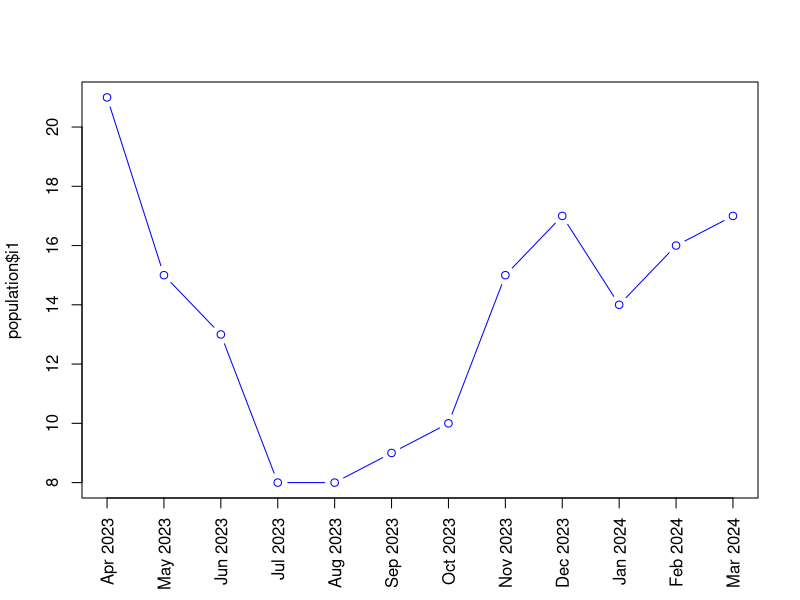
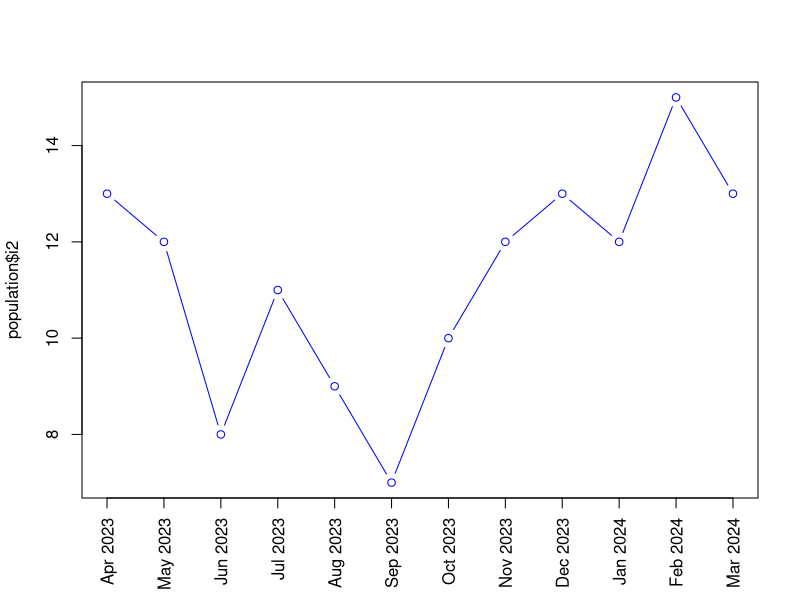
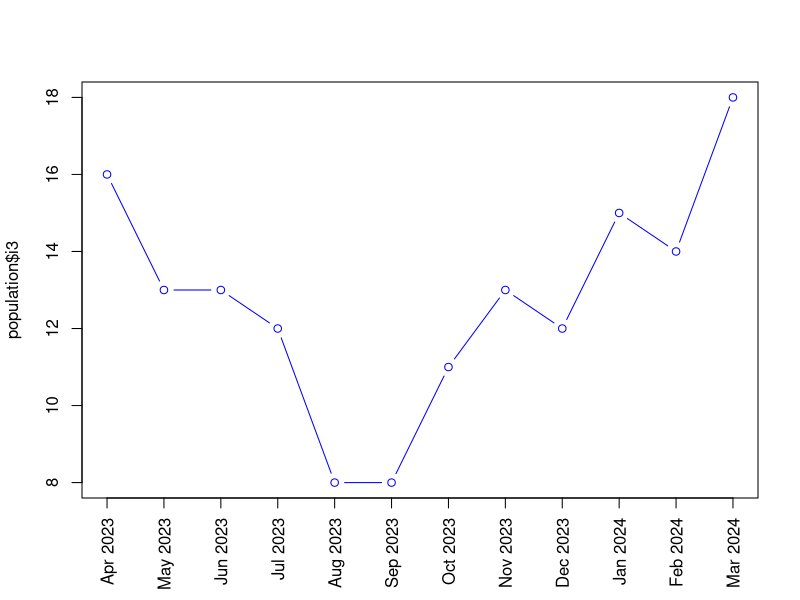
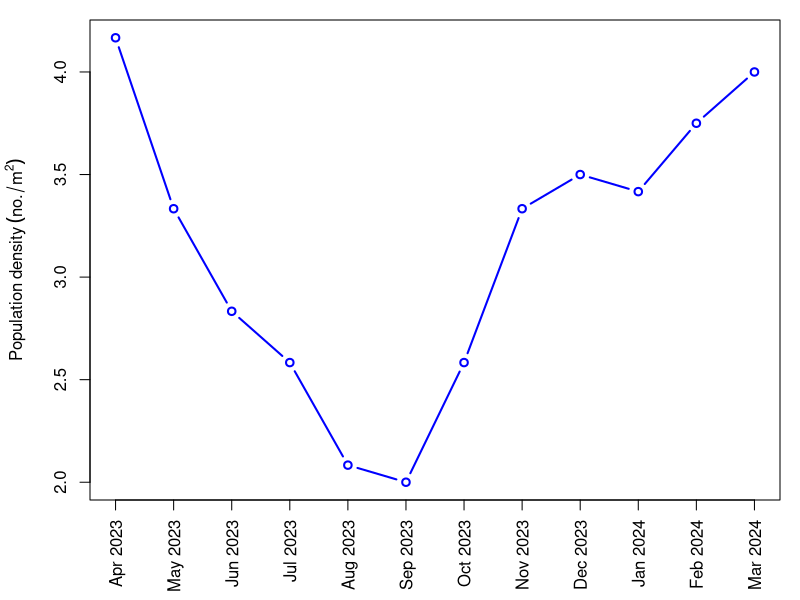

The R source for these figures, in order: (Note: this script raises an error after producing the figures.)
## ---- chunk 1
knitr::opts_chunk$set(echo = TRUE)
## ---- chunk 2
population=read.csv("data/population.csv")
str(population)
## ---- chunk 3

# Calculate mean
a=4
mean= (population$i1+ population$i2+ population$i3)/(3*a)
tiff("docs/Fig_1.tiff", height=3, width=5, units='in', res=600)
par(mar=c(5, 4.5, 1, 1))
plot(mean,
     type='b', col='blue',
     xlab='', ylab=expression(Population~density~(no./m^2)), xlim=c(1,12), xaxt='n', lwd=2)

# legend('top', legend=c('Mean'), col=c('blue'), lwd=c(3), lty=1)

axis(1, at=seq(1,12), population$Month, las=2, cex.axis = 1)
# title('Monthly variation in population density of L. marginalis')
dev.off()
## ---- chunk 4
plot(population$i1,
     type='b', col='blue',
     xlab='', xlim=c(1,12), xaxt='n')
axis(1, at=seq(1,12), population$Month, las=2)
## ---- chunk 5
plot(population$i2,
     type='b', col='blue',
     xlab='', xlim=c(1,12), xaxt='n')
axis(1, at=seq(1,12), population$Month, las=2)

## ---- chunk 6
plot(population$i3,
     type='b', col='blue',
     xlab='', xlim=c(1,12), xaxt='n')
axis(1, at=seq(1,12), population$Month, las=2)

## ---- chunk 7
wilcox.test(population$i1, population$i2)
## ---- chunk 8
wilcox.test(population$i2, population$i3)
## ---- chunk 9
wilcox.test(population$i3, population$i1)
## ---- chunk 10
water=read.csv("data/water-quality.csv")
for (w in c('Depth','Temperature','pH')) {
  arr=water[[w]]
  cat(sprintf('%15s - mean: %f, sd: %f min: %f, max: %f\n', w, mean(arr), sd(arr),
              min(arr), max(arr)))
}
## ---- chunk 11
library(ggplot2)

# Month needs to be factorized to facilitate plotting and preserve order
Month1=factor(water$Month, levels=water$Month)
df= data.frame(Month=Month1, Depth=water$Depth,
               Temperature=water$Temperature, pH=water$pH, mean=mean)


scale=6

ggplot(data = df, aes(x = Month, group = 1)) +
  geom_line(aes(y = mean, color = "black"), linewidth = 1.3) +
  geom_point(aes(y = mean, color = "black"), shape=1, size=3) +
  
  geom_line(aes(y = Temperature / scale, color = "blue"), linewidth = 1.3) +
  geom_point(aes(y = Temperature / scale, color = "blue"), shape=1, size=3) +

  scale_y_continuous(name = "Population / m^2",
                     sec.axis = sec_axis(transform = ~ . * scale, name = "Temperature °C")) +
  scale_color_manual('', labels= c('Population / m^2','Temperature °C'),
                     values = c("black", "blue")) +
  theme_bw() +
  theme(legend.position = "top", axis.text.x= element_text(size=11, angle = 90, vjust = 0.5),
        axis.text.y.right= element_text(size=11, color='blue'),
        axis.title.y.right = element_text(color='blue'))


## ---- chunk 12
scale=1
ggplot(data = df, aes(x = Month, group = 1)) +
  geom_line(aes(y = mean, color = "black"), linewidth = 1.3) +
  geom_point(aes(y = mean, color = "black"), shape=1, size=3) +
  
  geom_line(aes(y = Depth / scale, color = "blue"), linewidth = 1.3) +
  geom_point(aes(y = Depth / scale, color = "blue"), shape=1, size=3) +

  scale_y_continuous(name = "Population / m^2",
                     sec.axis = sec_axis(transform = ~ . * scale, name = "Depth")) +
  scale_color_manual('', labels= c('Population / m^2','Depth'),
                     values = c("black", "blue")) +
  theme_bw() +
  theme(legend.position = "top", axis.text.x= element_text(size=11, angle = 90, vjust = 0.5),
        axis.text.y.right= element_text(size=11, color='blue'),
        axis.title.y.right = element_text(color='blue'))

## ---- chunk 13
scale=2
ggplot(data = df, aes(x = Month, group = 1)) +
  geom_line(aes(y = mean, color = "black"), linewidth = 1.3) +
  geom_point(aes(y = mean, color = "black"), shape=1, size=3) +
  
  geom_line(aes(y = pH / scale, color = "blue"), linewidth = 1.3) +
  geom_point(aes(y = pH / scale, color = "blue"), shape=1, size=3) +

  scale_y_continuous(name = "Population / m^2",
                     sec.axis = sec_axis(transform = ~ . * scale, name = "pH")) +
  scale_color_manual('', labels= c('Population / m^2','pH'),
                     values = c("black", "blue")) +
  theme_bw() +
  theme(legend.position = "top", axis.text.x= element_text(size=11, angle = 90, vjust = 0.5),
        axis.text.y.right= element_text(size=11, color='blue'),
        axis.title.y.right = element_text(color='blue'))

## ---- chunk 14
water=read.csv("data/water-quality.csv")
str(water)

plot(water$Depth, mean,
     type='p', col='blue',
     xlab='Depth (m)', ylab='Population / m^2')

plot(water$Temperature, mean,
     type='p', col='blue',
     xlab='Temperature °C', ylab='Population / m^2')

plot(water$pH, mean,
     type='p', col='blue',
     xlab='pH', ylab='Population / m^2')
## ---- chunk 15
for (i in colnames(df)[2:4]) {
  print(i)
  print(cor.test(df[[i]], mean, method='spearman'))
  cat(sprintf('\n'))
}
## ---- chunk 16
library("ggpubr")
ggscatter(df, x = "Depth", y = "mean",
          add = "reg.line", conf.int = TRUE,
          xlab = "Depth (m)", ylab = "Population / m^2",
          title = 'A') +
  stat_cor(cor.coef.name = 'rho', label.x=1.5, label.y=3.5, method='spearman',
           size=5, p.accuracy=0.001)
## ---- chunk 17
library("ggpubr")
ggscatter(df, x = "Temperature", y = "mean",
          add = "reg.line", conf.int = TRUE,
          xlab = "Temperature (°C)", ylab = "Population / m^2",
          title = 'B') +
  stat_cor(cor.coef.name = 'rho', label.x=20, label.y=4.3, method='spearman',
           size=5, p.accuracy=0.001)
## ---- chunk 18
library("ggpubr")
ggscatter(df, x = "pH", y = "mean",
          add = "reg.line", conf.int = TRUE,
          xlab = "pH", ylab = "Population / m^2",
          title = 'C') +
  stat_cor(cor.coef.name = 'rho', label.x=6.9, label.y=4.3, method='spearman',
           size=5, p.accuracy=0.001)
